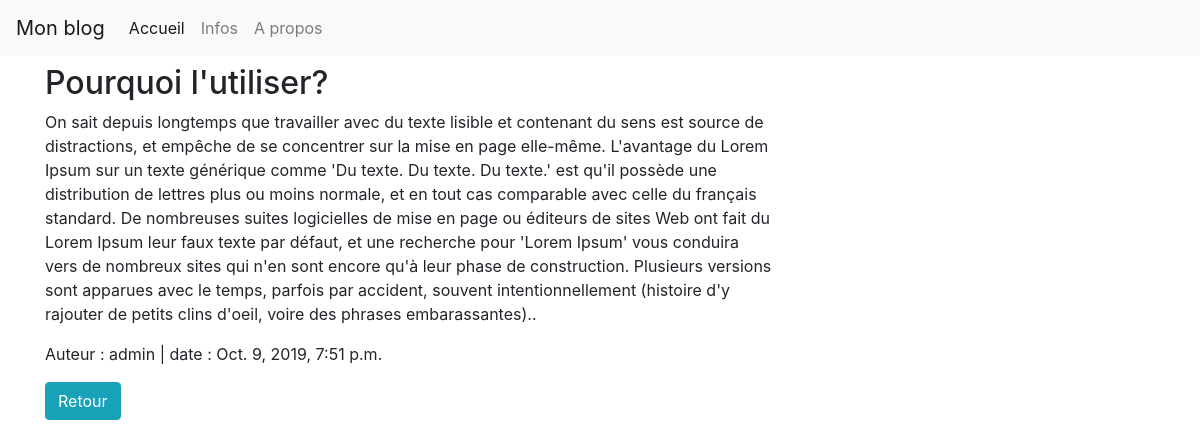
/news/details/3, run on the app's committed database.
### infos/models.py (models this page shows, shortened)
class Article(models.Model):
    titre = models.CharField(max_length=150)
    contenu = models.TextField()
    auteur = models.ForeignKey(User, on_delete=models.CASCADE)
    date_creation = models.DateTimeField(auto_now_add=True)
    date_publication = models.DateTimeField(
        auto_now_add=False, blank=True, null=True)
    date_modification = models.DateTimeField(
        auto_now_add=False, blank=True, null=True)

### infos/views.py (the view)
# urls.py: path("news/details/<int:id>", views.details, name="details"),
def details(request, id):
    article = get_object_or_404(Article, id=id)
    return render(request, "infos/details.html", {"article": article})

### templates/infos/details.html (shortened to what this page needs)
{% extends 'base.html' %}
{% block contenu %}
<div class="row">
  <div class="col-md-8 col-offset-4 mt-2">
    <h2> {{ article.titre }} </h2>
    <p>{{ article.contenu|safe }}.</p>
    <p>Auteur : {{ article.auteur }} | date : {{ article.date_creation }}</p>
    <div class="footer-button">
      <a class="btn btn-info" href="{% url 'news' %}">Retour</a>
    </div>
  </div>
</div>
{% endblock %}

### data on the page
Article: titre "Pourquoi l'utiliser?", contenu "On sait depuis longtemps que travailler avec du texte lisible et contenant du sens est source de distractions, et empêche de se concentrer sur la mise en page elle-même. L'avantage du Lorem Ipsum sur un texte générique comme 'Du texte. Du texte. Du texte.' est qu'il possède une distribution de lettres plus ou moins normale, et en tout cas comparable avec celle du français standard. De nombreuses suites logicielles de mise en page ou éditeurs de sites Web ont fait du Lorem Ipsum leur faux texte par défaut, et une recherche pour 'Lorem Ipsum' vous conduira vers de nombreux sites qui n'en sont encore qu'à leur phase de construction. Plusieurs versions sont apparues avec le temps, parfois par…", auteur "admin", date_creation "Oct. 9, 2019, 7:51 p.m."
